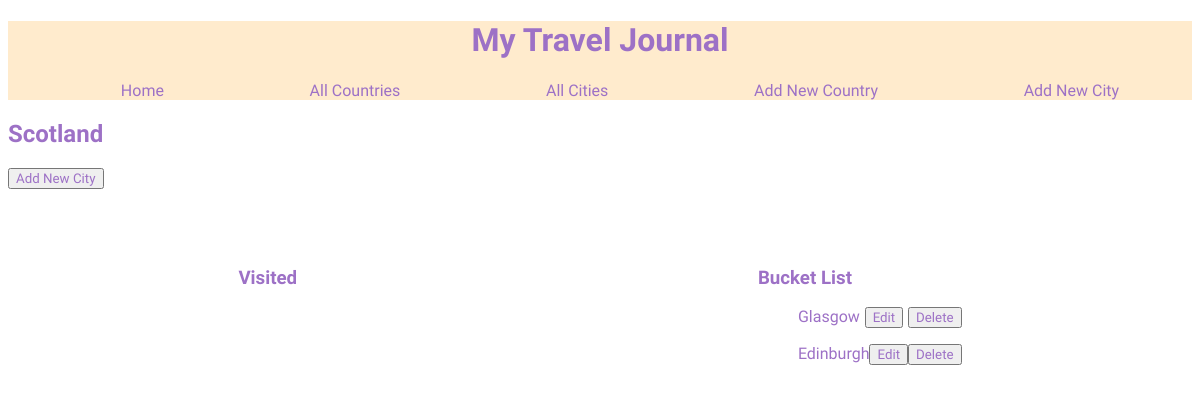
Before: /countries/1 with the older database file.
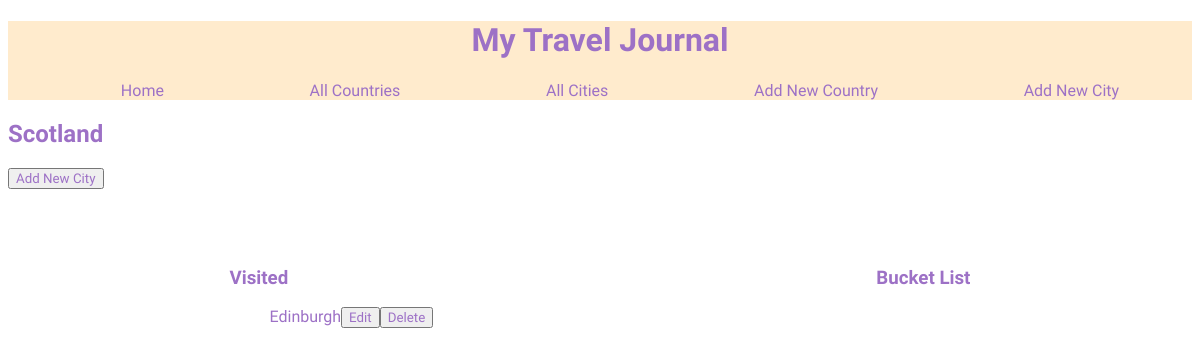
After: the same page with the newer database file.
### tables this page shows
CREATE TABLE cities (
    ID INTEGER PRIMARY KEY AUTOINCREMENT,
    name VARCHAR,
    visited BOOLEAN DEFAULT FALSE,
    country_id INTEGER NOT NULL,
        FOREIGN KEY (country_id)
            REFERENCES countries(id)
        
);

### controllers/countries_controller.py (the view)
@countries_blueprint.route("/countries/<id>", methods = ['GET'])
def show_country(id):
    all_countries = country_repository.select_all()
    country = country_repository.select(id)
    cities = country_repository.cities(country)
    return render_template("countries/show.html", all_countries = all_countries, country = country, cities = cities)

### db/run_sql.py (called while the page is built)
def get_db():
    path = os.path.dirname(os.path.abspath(__file__))
    db = os.path.join(path, "travel_manager.db")
    conn = sqlite3.connect(db)
    conn.execute("PRAGMA foreign_keys = 1")
    conn.row_factory = sqlite3.Row
    return conn

def run_sql(sql, values=[]):
    db = get_db()
    cursor =db.cursor()
    cursor.execute(sql, values)
    results = cursor.fetchall()
    db.commit()
    db.close()
    return results

### repositories/country_repository.py (called while the page is built)
def select_all():
    countries = []
    sql = "SELECT * FROM countries"
    results = run_sql(sql)
    for row in results:
        visited = True if row['visited'] == 1 else False
        country = Country(row['name'], visited, row['id'])
        countries.append(country)
    return countries

def select(id):
    country = None
    sql = "SELECT * FROM countries WHERE id = ?"
    values = [id]
    results = run_sql(sql, values)[0]
    if results is not None:
        visited = True if results['visited'] == 1 else False
        country = Country(results['name'], visited, results['id'])
    return country

### templates/countries/show.html
{% extends "base.html" %}
{% block content %}
<h2 class="headings">{{country.name}}</h2>
<form action="/cities/new", method = GET>
    <button>Add New City</button>
</form>
    <section class="flexme">
        <div>
            <h3 class = "headings">Visited</h3>
                {% for city in cities %}
                {% if city.visited == True %}
                    <ul class="lists">
                        <li><a href="/cities/{{city.id}}">{{city.name}}</a></li>
                        <li>
                            <button><a href="/cities/{{city.id}}/edit">Edit</a></button>
                        </li>
                        <li>
                        <form action="/cities/{{city.id}}/delete" method ="POST">
                            <button> Delete
                            </button>
                        </form>
                        </li>
                    </ul>
                {% endif %}
                {% endfor %}
        </div>
        <div>
            <h3 class = "headings">Bucket List</h3>
                {% for city in cities %}
                {% if city.visited == False %}
                <ul class="lists">
                    <li><a href="/cities/{{city.id}}">{{city.name}}</a></li>
                    <li>
                        <button><a href="/cities/{{city.id}}/edit">Edit</a></button>
                    </li>
                    <li>
                        <form action="/cities/{{city.id}}/delete" method ="POST">
                        <button>
                                Delete
                        </button>
                    </form>
                    </li>
                </ul>
                {% endif %}
                {% endfor %}
        </div>
</section>
{% endblock %}

Changed rows visible on the page:
removed cities: name "Glasgow"
Other visible differences:
new list line: "Edinburgh"
new list line: "Edit Delete"
list line gone: "Edit Delete"
list line gone: "Edinburgh"
